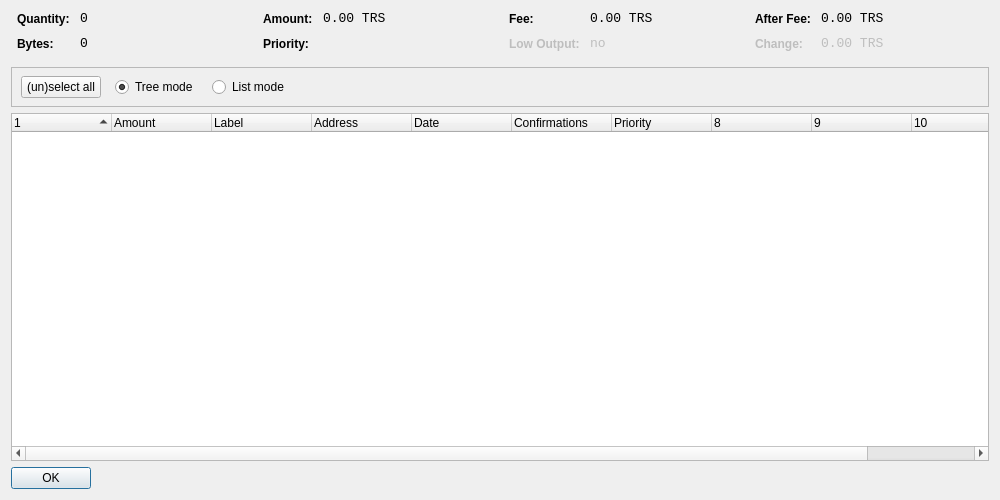
<?xml version="1.0" encoding="UTF-8"?>
<ui version="4.0">
 <class>CoinControlDialog</class>
 <widget class="QDialog" name="CoinControlDialog">
  <property name="geometry">
   <rect>
    <x>0</x>
    <y>0</y>
    <width>1000</width>
    <height>500</height>
   </rect>
  </property>
  <property name="windowTitle">
   <string>Coin Control</string>
  </property>
  <layout class="QVBoxLayout" name="verticalLayout">
   <item>
    <layout class="QHBoxLayout" name="horizontalLayoutTop" stretch="0,0,0,0">
     <property name="topMargin">
      <number>0</number>
     </property>
     <property name="bottomMargin">
      <number>10</number>
     </property>
     <item>
      <layout class="QFormLayout" name="formLayoutCoinControl1">
       <property name="horizontalSpacing">
        <number>10</number>
       </property>
       <property name="verticalSpacing">
        <number>10</number>
       </property>
       <property name="leftMargin">
        <number>6</number>
       </property>
       <property name="rightMargin">
        <number>6</number>
       </property>
       <item row="0" column="0">
        <widget class="QLabel" name="labelCoinControlQuantityText">
         <property name="styleSheet">
          <string notr="true">font-weight:bold;</string>
         </property>
         <property name="text">
          <string>Quantity:</string>
         </property>
        </widget>
       </item>
       <item row="0" column="1">
        <widget class="QLabel" name="labelCoinControlQuantity">
         <property name="font">
          <font>
           <family>Monospace</family>
           <pointsize>10</pointsize>
          </font>
         </property>
         <property name="cursor">
          <cursorShape>IBeamCursor</cursorShape>
         </property>
         <property name="contextMenuPolicy">
          <enum>Qt::ActionsContextMenu</enum>
         </property>
         <property name="text">
          <string>0</string>
         </property>
         <property name="textInteractionFlags">
          <set>Qt::LinksAccessibleByMouse|Qt::TextSelectableByKeyboard|Qt::TextSelectableByMouse</set>
         </property>
        </widget>
       </item>
       <item row="1" column="0">
        <widget class="QLabel" name="labelCoinControlBytesText">
         <property name="styleSheet">
          <string notr="true">font-weight:bold;</string>
         </property>
         <property name="text">
          <string>Bytes:</string>
         </property>
        </widget>
       </item>
       <item row="1" column="1">
        <widget class="QLabel" name="labelCoinControlBytes">
         <property name="font">
          <font>
           <family>Monospace</family>
           <pointsize>10</pointsize>
          </font>
         </property>
         <property name="cursor">
          <cursorShape>IBeamCursor</cursorShape>
         </property>
         <property name="contextMenuPolicy">
          <enum>Qt::ActionsContextMenu</enum>
         </property>
         <property name="text">
          <string>0</string>
         </property>
         <property name="textInteractionFlags">
          <set>Qt::LinksAccessibleByMouse|Qt::TextSelectableByKeyboard|Qt::TextSelectableByMouse</set>
         </property>
        </widget>
       </item>
      </layout>
     </item>
     <item>
      <layout class="QFormLayout" name="formLayoutCoinControl2">
       <property name="horizontalSpacing">
        <number>10</number>
       </property>
       <property name="verticalSpacing">
        <number>10</number>
       </property>
       <property name="leftMargin">
        <number>6</number>
       </property>
       <property name="rightMargin">
        <number>6</number>
       </property>
       <item row="0" column="0">
        <widget class="QLabel" name="labelCoinControlAmountText">
         <property name="styleSheet">
          <string notr="true">font-weight:bold;</string>
         </property>
         <property name="text">
          <string>Amount:</string>
         </property>
        </widget>
       </item>
       <item row="0" column="1">
        <widget class="QLabel" name="labelCoinControlAmount">
         <property name="font">
          <font>
           <family>Monospace</family>
           <pointsize>10</pointsize>
          </font>
         </property>
         <property name="cursor">
          <cursorShape>IBeamCursor</cursorShape>
         </property>
         <property name="contextMenuPolicy">
          <enum>Qt::ActionsContextMenu</enum>
         </property>
         <property name="text">
          <string>0.00 TRS</string>
         </property>
         <property name="textInteractionFlags">
          <set>Qt::LinksAccessibleByMouse|Qt::TextSelectableByKeyboard|Qt::TextSelectableByMouse</set>
         </property>
        </widget>
       </item>
       <item row="1" column="0">
        <widget class="QLabel" name="labelCoinControlPriorityText">
         <property name="styleSheet">
          <string notr="true">font-weight:bold;</string>
         </property>
         <property name="text">
          <string>Priority:</string>
         </property>
        </widget>
       </item>
       <item row="1" column="1">
        <widget class="QLabel" name="labelCoinControlPriority">
         <property name="font">
          <font>
           <family>Monospace</family>
           <pointsize>10</pointsize>
          </font>
         </property>
         <property name="cursor">
          <cursorShape>IBeamCursor</cursorShape>
         </property>
         <property name="contextMenuPolicy">
          <enum>Qt::ActionsContextMenu</enum>
         </property>
         <property name="text">
          <string/>
         </property>
         <property name="textInteractionFlags">
          <set>Qt::LinksAccessibleByMouse|Qt::TextSelectableByKeyboard|Qt::TextSelectableByMouse</set>
         </property>
        </widget>
       </item>
      </layout>
     </item>
     <item>
      <layout class="QFormLayout" name="formLayoutCoinControl3">
       <property name="horizontalSpacing">
        <number>10</number>
       </property>
       <property name="verticalSpacing">
        <number>10</number>
       </property>
       <property name="leftMargin">
        <number>6</number>
       </property>
       <property name="rightMargin">
        <number>6</number>
       </property>
       <item row="0" column="0">
        <widget class="QLabel" name="labelCoinControlFeeText">
         <property name="styleSheet">
          <string notr="true">font-weight:bold;</string>
         </property>
         <property name="text">
          <string>Fee:</string>
         </property>
        </widget>
       </item>
       <item row="0" column="1">
        <widget class="QLabel" name="labelCoinControlFee">
         <property name="font">
          <font>
           <family>Monospace</family>
           <pointsize>10</pointsize>
          </font>
         </property>
         <property name="cursor">
          <cursorShape>IBeamCursor</cursorShape>
         </property>
         <property name="contextMenuPolicy">
          <enum>Qt::ActionsContextMenu</enum>
         </property>
         <property name="text">
          <string>0.00 TRS</string>
         </property>
         <property name="textInteractionFlags">
          <set>Qt::LinksAccessibleByMouse|Qt::TextSelectableByKeyboard|Qt::TextSelectableByMouse</set>
         </property>
        </widget>
       </item>
       <item row="1" column="0">
        <widget class="QLabel" name="labelCoinControlLowOutputText">
         <property name="enabled">
          <bool>false</bool>
         </property>
         <property name="styleSheet">
          <string notr="true">font-weight:bold;</string>
         </property>
         <property name="text">
          <string>Low Output:</string>
         </property>
        </widget>
       </item>
       <item row="1" column="1">
        <widget class="QLabel" name="labelCoinControlLowOutput">
         <property name="enabled">
          <bool>false</bool>
         </property>
         <property name="font">
          <font>
           <family>Monospace</family>
           <pointsize>10</pointsize>
          </font>
         </property>
         <property name="cursor">
          <cursorShape>IBeamCursor</cursorShape>
         </property>
         <property name="contextMenuPolicy">
          <enum>Qt::ActionsContextMenu</enum>
         </property>
         <property name="text">
          <string>no</string>
         </property>
         <property name="textInteractionFlags">
          <set>Qt::LinksAccessibleByMouse|Qt::TextSelectableByKeyboard|Qt::TextSelectableByMouse</set>
         </property>
        </widget>
       </item>
      </layout>
     </item>
     <item>
      <layout class="QFormLayout" name="formLayoutCoinControl4">
       <property name="horizontalSpacing">
        <number>10</number>
       </property>
       <property name="verticalSpacing">
        <number>10</number>
       </property>
       <property name="leftMargin">
        <number>6</number>
       </property>
       <property name="rightMargin">
        <number>6</number>
       </property>
       <item row="0" column="0">
        <widget class="QLabel" name="labelCoinControlAfterFeeText">
         <property name="styleSheet">
          <string notr="true">font-weight:bold;</string>
         </property>
         <property name="text">
          <string>After Fee:</string>
         </property>
        </widget>
       </item>
       <item row="0" column="1">
        <widget class="QLabel" name="labelCoinControlAfterFee">
         <property name="font">
          <font>
           <family>Monospace</family>
           <pointsize>10</pointsize>
          </font>
         </property>
         <property name="cursor">
          <cursorShape>IBeamCursor</cursorShape>
         </property>
         <property name="contextMenuPolicy">
          <enum>Qt::ActionsContextMenu</enum>
         </property>
         <property name="text">
          <string>0.00 TRS</string>
         </property>
         <property name="textInteractionFlags">
          <set>Qt::LinksAccessibleByMouse|Qt::TextSelectableByKeyboard|Qt::TextSelectableByMouse</set>
         </property>
        </widget>
       </item>
       <item row="1" column="0">
        <widget class="QLabel" name="labelCoinControlChangeText">
         <property name="enabled">
          <bool>false</bool>
         </property>
         <property name="styleSheet">
          <string notr="true">font-weight:bold;</string>
         </property>
         <property name="text">
          <string>Change:</string>
         </property>
        </widget>
       </item>
       <item row="1" column="1">
        <widget class="QLabel" name="labelCoinControlChange">
         <property name="enabled">
          <bool>false</bool>
         </property>
         <property name="font">
          <font>
           <family>Monospace</family>
           <pointsize>10</pointsize>
          </font>
         </property>
         <property name="cursor">
          <cursorShape>IBeamCursor</cursorShape>
         </property>
         <property name="contextMenuPolicy">
          <enum>Qt::ActionsContextMenu</enum>
         </property>
         <property name="text">
          <string>0.00 TRS</string>
         </property>
         <property name="textInteractionFlags">
          <set>Qt::LinksAccessibleByMouse|Qt::TextSelectableByKeyboard|Qt::TextSelectableByMouse</set>
         </property>
        </widget>
       </item>
      </layout>
     </item>
    </layout>
   </item>
   <item>
    <widget class="QFrame" name="frame">
     <property name="minimumSize">
      <size>
       <width>0</width>
       <height>40</height>
      </size>
     </property>
     <property name="frameShape">
      <enum>QFrame::StyledPanel</enum>
     </property>
     <property name="frameShadow">
      <enum>QFrame::Sunken</enum>
     </property>
     <widget class="QWidget" name="horizontalLayoutWidget">
      <property name="geometry">
       <rect>
        <x>10</x>
        <y>0</y>
        <width>781</width>
        <height>41</height>
       </rect>
      </property>
      <layout class="QHBoxLayout" name="horizontalLayoutPanel" stretch="0,0,0,0,0">
       <property name="spacing">
        <number>14</number>
       </property>
       <item>
        <widget class="QPushButton" name="pushButtonSelectAll">
         <property name="sizePolicy">
          <sizepolicy hsizetype="Maximum" vsizetype="Fixed">
           <horstretch>0</horstretch>
           <verstretch>0</verstretch>
          </sizepolicy>
         </property>
         <property name="text">
          <string>(un)select all</string>
         </property>
        </widget>
       </item>
       <item>
        <widget class="QRadioButton" name="radioTreeMode">
         <property name="sizePolicy">
          <sizepolicy hsizetype="Maximum" vsizetype="Fixed">
           <horstretch>0</horstretch>
           <verstretch>0</verstretch>
          </sizepolicy>
         </property>
         <property name="text">
          <string>Tree mode</string>
         </property>
         <property name="checked">
          <bool>true</bool>
         </property>
        </widget>
       </item>
       <item>
        <widget class="QRadioButton" name="radioListMode">
         <property name="sizePolicy">
          <sizepolicy hsizetype="Maximum" vsizetype="Fixed">
           <horstretch>0</horstretch>
           <verstretch>0</verstretch>
          </sizepolicy>
         </property>
         <property name="text">
          <string>List mode</string>
         </property>
        </widget>
       </item>
       <item>
        <spacer name="horizontalSpacer">
         <property name="orientation">
          <enum>Qt::Horizontal</enum>
         </property>
         <property name="sizeHint" stdset="0">
          <size>
           <width>40</width>
           <height>20</height>
          </size>
         </property>
        </spacer>
       </item>
      </layout>
     </widget>
    </widget>
   </item>
   <item>
    <widget class="CoinControlTreeWidget" name="treeWidget">
     <property name="contextMenuPolicy">
      <enum>Qt::CustomContextMenu</enum>
     </property>
     <property name="sortingEnabled">
      <bool>false</bool>
     </property>
     <property name="columnCount">
      <number>11</number>
     </property>
     <attribute name="headerShowSortIndicator" stdset="0">
      <bool>true</bool>
     </attribute>
     <attribute name="headerStretchLastSection">
      <bool>false</bool>
     </attribute>
     <column>
      <property name="text">
       <string/>
      </property>
     </column>
     <column>
      <property name="text">
       <string>Amount</string>
      </property>
     </column>
     <column>
      <property name="text">
       <string>Label</string>
      </property>
     </column>
     <column>
      <property name="text">
       <string>Address</string>
      </property>
     </column>
     <column>
      <property name="text">
       <string>Date</string>
      </property>
     </column>
     <column>
      <property name="text">
       <string>Confirmations</string>
      </property>
      <property name="toolTip">
       <string>Confirmed</string>
      </property>
     </column>
     <column>
      <property name="text">
       <string>Priority</string>
      </property>
     </column>
     <column>
      <property name="text">
       <string/>
      </property>
     </column>
     <column>
      <property name="text">
       <string/>
      </property>
     </column>
     <column>
      <property name="text">
       <string/>
      </property>
     </column>
     <column>
      <property name="text">
       <string/>
      </property>
     </column>
    </widget>
   </item>
   <item>
    <widget class="QDialogButtonBox" name="buttonBox">
     <property name="sizePolicy">
      <sizepolicy hsizetype="Maximum" vsizetype="Fixed">
       <horstretch>0</horstretch>
       <verstretch>0</verstretch>
      </sizepolicy>
     </property>
     <property name="orientation">
      <enum>Qt::Horizontal</enum>
     </property>
     <property name="standardButtons">
      <set>QDialogButtonBox::Ok</set>
     </property>
    </widget>
   </item>
  </layout>
 </widget>
 <customwidgets>
  <customwidget>
   <class>CoinControlTreeWidget</class>
   <extends>QTreeWidget</extends>
   <header>coincontroltreewidget.h</header>
  </customwidget>
 </customwidgets>
 <resources/>
 <connections/>
</ui>
